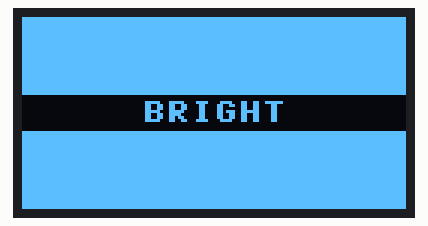
The program below on a simulated ESP32 board running MicroPython. On the bench: 128×64 one-colour display. Library files of the repository ran but are not shown: ssd1306.py; what the program prints to the serial console is not drawn. At 12.1 s the program stops and its outputs stay as they are.

Above: at 0.1 s.
At 2.6 s:
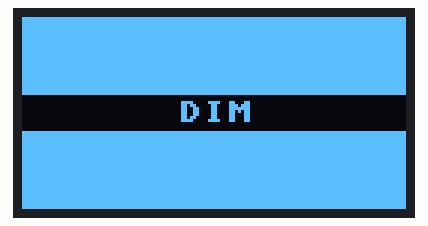
At 7.7 s:
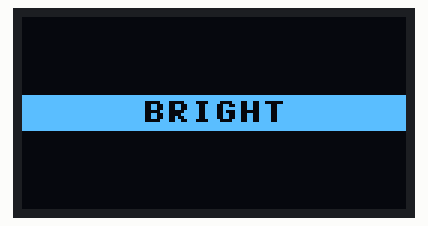
At 12.2 s:
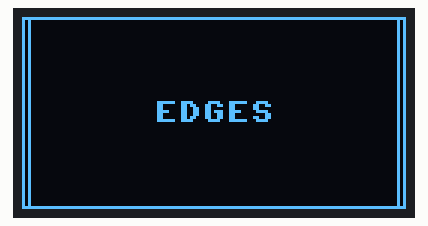

The program:

03_display_diag.py
```python
# Does this panel actually obey contrast, invert and power commands?
# Uses a FULL WHITE screen -- contrast changes drive current, so it is only
# obvious when most pixels are lit.
import time
from machine import Pin, I2C, SoftI2C
from ssd1306 import SSD1306_I2C

try:
    i2c = I2C(0, sda=Pin(5), scl=Pin(6), freq=400000)
except Exception:
    i2c = SoftI2C(sda=Pin(5), scl=Pin(6), freq=400000)

oled = SSD1306_I2C(128, 64, i2c)


def white(label):
    oled.fill(1)
    oled.fill_rect(0, 26, 128, 12, 0)
    x = (128 - len(label) * 8) // 2
    oled.text(label, max(x, 0), 28, 1)
    oled.show()


print("1/5 FULL BRIGHT  (contrast 255)")
white("BRIGHT")
oled.contrast(255)
time.sleep(2.5)

print("2/5 FULL DIM     (contrast 1)  <- should be clearly dimmer")
white("DIM")
oled.contrast(1)
time.sleep(2.5)

print("3/5 BRIGHT again (contrast 255)")
white("BRIGHT")
oled.contrast(255)
time.sleep(2.5)

print("4/5 INVERTED     (black on white -> white on black)")
oled.invert(1)
time.sleep(2.5)
oled.invert(0)

print("5/5 PANEL OFF    (2s of nothing), then edge test")
oled.poweroff()
time.sleep(2)
oled.poweron()

# SH1106 panels are offset 2px and clip the left/right edge of an SSD1306 draw.
oled.fill(0)
oled.rect(0, 0, 128, 64, 1)
oled.vline(2, 0, 64, 1)
oled.vline(125, 0, 64, 1)
oled.text("EDGES", 44, 28, 1)
oled.show()
print()
print("Edge test on screen now: an outer border plus two inner vertical lines.")
print("All four border edges visible = SSD1306. Left/right missing = SH1106.")
```

Measured:
- what the display in image 1 shows lasts 2.5 s, from 2.6 s to 5.1 s
